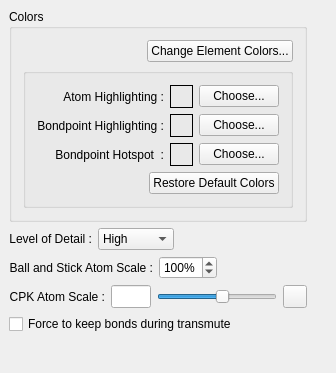
     <widget class="QWidget" name="TabPage" >
      <attribute name="title" >
       <string>Atoms</string>
      </attribute>
      <layout class="QGridLayout" >
       <property name="margin" >
        <number>9</number>
       </property>
       <property name="spacing" >
        <number>6</number>
       </property>
       <item row="0" column="1" >
        <spacer>
         <property name="orientation" >
          <enum>Qt::Horizontal</enum>
         </property>
         <property name="sizeType" >
          <enum>QSizePolicy::Expanding</enum>
         </property>
         <property name="sizeHint" >
          <size>
           <width>20</width>
           <height>20</height>
          </size>
         </property>
        </spacer>
       </item>
       <item row="0" column="0" >
        <layout class="QVBoxLayout" >
         <property name="margin" >
          <number>0</number>
         </property>
         <property name="spacing" >
          <number>6</number>
         </property>
         <item>
          <widget class="QGroupBox" name="atom_colors_grpbox" >
           <property name="title" >
            <string>Colors</string>
           </property>
           <layout class="QGridLayout" >
            <property name="margin" >
             <number>11</number>
            </property>
            <property name="spacing" >
             <number>6</number>
            </property>
            <item row="0" column="0" >
             <layout class="QHBoxLayout" >
              <property name="margin" >
               <number>0</number>
              </property>
              <property name="spacing" >
               <number>6</number>
              </property>
              <item>
               <spacer>
                <property name="orientation" >
                 <enum>Qt::Horizontal</enum>
                </property>
                <property name="sizeType" >
                 <enum>QSizePolicy::Expanding</enum>
                </property>
                <property name="sizeHint" >
                 <size>
                  <width>40</width>
                  <height>20</height>
                 </size>
                </property>
               </spacer>
              </item>
              <item>
               <widget class="QPushButton" name="change_element_colors_btn" >
                <property name="text" >
                 <string>Change Element Colors...</string>
                </property>
                <property name="autoDefault" >
                 <bool>false</bool>
                </property>
               </widget>
              </item>
             </layout>
            </item>
            <item row="1" column="0" >
             <widget class="QGroupBox" name="groupBox13" >
              <property name="title" >
               <string/>
              </property>
              <layout class="QVBoxLayout" >
               <property name="margin" >
                <number>11</number>
               </property>
               <property name="spacing" >
                <number>6</number>
               </property>
               <item>
                <layout class="QGridLayout" >
                 <property name="margin" >
                  <number>0</number>
                 </property>
                 <property name="spacing" >
                  <number>6</number>
                 </property>
                 <item row="0" column="0" >
                  <widget class="QLabel" name="textLabel3_2_3" >
                   <property name="text" >
                    <string>Atom Highlighting :</string>
                   </property>
                   <property name="alignment" >
                    <set>Qt::AlignRight|Qt::AlignTrailing|Qt::AlignVCenter</set>
                   </property>
                  </widget>
                 </item>
                 <item row="2" column="0" >
                  <widget class="QLabel" name="hotspot_lbl_2" >
                   <property name="text" >
                    <string>Bondpoint Highlighting :</string>
                   </property>
                   <property name="alignment" >
                    <set>Qt::AlignRight|Qt::AlignTrailing|Qt::AlignVCenter</set>
                   </property>
                  </widget>
                 </item>
                 <item row="3" column="0" >
                  <widget class="QLabel" name="hotspot_lbl" >
                   <property name="text" >
                    <string>Bondpoint Hotspot  :</string>
                   </property>
                   <property name="alignment" >
                    <set>Qt::AlignRight|Qt::AlignTrailing|Qt::AlignVCenter</set>
                   </property>
                  </widget>
                 </item>
                 <item row="2" column="1" >
                  <layout class="QHBoxLayout" >
                   <property name="margin" >
                    <number>0</number>
                   </property>
                   <property name="spacing" >
                    <number>6</number>
                   </property>
                   <item>
                    <widget class="QFrame" name="bondpoint_hilite_color_frame" >
                     <property name="minimumSize" >
                      <size>
                       <width>23</width>
                       <height>23</height>
                      </size>
                     </property>
                     <property name="maximumSize" >
                      <size>
                       <width>23</width>
                       <height>23</height>
                      </size>
                     </property>
                     <property name="frameShape" >
                      <enum>QFrame::Box</enum>
                     </property>
                     <property name="frameShadow" >
                      <enum>QFrame::Plain</enum>
                     </property>
                    </widget>
                   </item>
                   <item>
                    <widget class="QPushButton" name="bondpoint_hilite_color_btn" >
                     <property name="text" >
                      <string>Choose...</string>
                     </property>
                     <property name="autoDefault" >
                      <bool>false</bool>
                     </property>
                     <property name="default" >
                      <bool>false</bool>
                     </property>
                    </widget>
                   </item>
                  </layout>
                 </item>
                 <item row="0" column="1" >
                  <layout class="QHBoxLayout" >
                   <property name="margin" >
                    <number>0</number>
                   </property>
                   <property name="spacing" >
                    <number>6</number>
                   </property>
                   <item>
                    <widget class="QFrame" name="atom_hilite_color_frame" >
                     <property name="minimumSize" >
                      <size>
                       <width>23</width>
                       <height>23</height>
                      </size>
                     </property>
                     <property name="maximumSize" >
                      <size>
                       <width>23</width>
                       <height>23</height>
                      </size>
                     </property>
                     <property name="frameShape" >
                      <enum>QFrame::Box</enum>
                     </property>
                     <property name="frameShadow" >
                      <enum>QFrame::Plain</enum>
                     </property>
                    </widget>
                   </item>
                   <item>
                    <widget class="QPushButton" name="atom_hilite_color_btn" >
                     <property name="text" >
                      <string>Choose...</string>
                     </property>
                     <property name="autoDefault" >
                      <bool>false</bool>
                     </property>
                    </widget>
                   </item>
                  </layout>
                 </item>
                 <item row="3" column="1" >
                  <layout class="QHBoxLayout" >
                   <property name="margin" >
                    <number>0</number>
                   </property>
                   <property name="spacing" >
                    <number>6</number>
                   </property>
                   <item>
                    <widget class="QFrame" name="hotspot_color_frame" >
                     <property name="minimumSize" >
                      <size>
                       <width>23</width>
                       <height>23</height>
                      </size>
                     </property>
                     <property name="maximumSize" >
                      <size>
                       <width>23</width>
                       <height>23</height>
                      </size>
                     </property>
                     <property name="frameShape" >
                      <enum>QFrame::Box</enum>
                     </property>
                     <property name="frameShadow" >
                      <enum>QFrame::Plain</enum>
                     </property>
                    </widget>
                   </item>
                   <item>
                    <widget class="QPushButton" name="hotspot_color_btn" >
                     <property name="text" >
                      <string>Choose...</string>
                     </property>
                     <property name="autoDefault" >
                      <bool>false</bool>
                     </property>
                    </widget>
                   </item>
                  </layout>
                 </item>
                </layout>
               </item>
               <item>
                <layout class="QHBoxLayout" >
                 <property name="margin" >
                  <number>0</number>
                 </property>
                 <property name="spacing" >
                  <number>6</number>
                 </property>
                 <item>
                  <spacer>
                   <property name="orientation" >
                    <enum>Qt::Horizontal</enum>
                   </property>
                   <property name="sizeType" >
                    <enum>QSizePolicy::Expanding</enum>
                   </property>
                   <property name="sizeHint" >
                    <size>
                     <width>40</width>
                     <height>20</height>
                    </size>
                   </property>
                  </spacer>
                 </item>
                 <item>
                  <widget class="QPushButton" name="reset_atom_colors_btn" >
                   <property name="text" >
                    <string>Restore Default Colors</string>
                   </property>
                   <property name="autoDefault" >
                    <bool>false</bool>
                   </property>
                  </widget>
                 </item>
                </layout>
               </item>
              </layout>
             </widget>
            </item>
           </layout>
          </widget>
         </item>
         <item>
          <layout class="QHBoxLayout" >
           <property name="margin" >
            <number>0</number>
           </property>
           <property name="spacing" >
            <number>6</number>
           </property>
           <item>
            <widget class="QLabel" name="textLabel1_7" >
             <property name="toolTip" >
              <string>Level of detail for atoms (and bonds)</string>
             </property>
             <property name="text" >
              <string>Level of Detail :</string>
             </property>
             <property name="alignment" >
              <set>Qt::AlignRight|Qt::AlignTrailing|Qt::AlignVCenter</set>
             </property>
            </widget>
           </item>
           <item>
            <widget class="QComboBox" name="level_of_detail_combox" >
             <property name="toolTip" >
              <string>Sets graphics quality for atoms (and bonds)</string>
             </property>
             <property name="currentIndex" >
              <number>2</number>
             </property>
             <item>
              <property name="text" >
               <string>Low</string>
              </property>
             </item>
             <item>
              <property name="text" >
               <string>Medium</string>
              </property>
             </item>
             <item>
              <property name="text" >
               <string>High</string>
              </property>
             </item>
             <item>
              <property name="text" >
               <string>Variable</string>
              </property>
             </item>
            </widget>
           </item>
           <item>
            <spacer>
             <property name="orientation" >
              <enum>Qt::Horizontal</enum>
             </property>
             <property name="sizeType" >
              <enum>QSizePolicy::Expanding</enum>
             </property>
             <property name="sizeHint" >
              <size>
               <width>20</width>
               <height>20</height>
              </size>
             </property>
            </spacer>
           </item>
          </layout>
         </item>
         <item>
          <layout class="QHBoxLayout" >
           <property name="margin" >
            <number>0</number>
           </property>
           <property name="spacing" >
            <number>6</number>
           </property>
           <item>
            <widget class="QLabel" name="textLabel1_3_2" >
             <property name="toolTip" >
              <string>Set Atom Scale factor for Ball and Stick display mode</string>
             </property>
             <property name="text" >
              <string>Ball and Stick Atom Scale :</string>
             </property>
             <property name="alignment" >
              <set>Qt::AlignRight|Qt::AlignTrailing|Qt::AlignVCenter</set>
             </property>
            </widget>
           </item>
           <item>
            <widget class="QSpinBox" name="cpk_atom_rad_spinbox" >
             <property name="toolTip" >
              <string>Set Atom Scale factor for Ball and Stick display mode</string>
             </property>
             <property name="suffix" >
              <string>%</string>
             </property>
             <property name="maximum" >
              <number>125</number>
             </property>
             <property name="minimum" >
              <number>50</number>
             </property>
             <property name="value" >
              <number>100</number>
             </property>
            </widget>
           </item>
           <item>
            <spacer>
             <property name="orientation" >
              <enum>Qt::Horizontal</enum>
             </property>
             <property name="sizeType" >
              <enum>QSizePolicy::Expanding</enum>
             </property>
             <property name="sizeHint" >
              <size>
               <width>16</width>
               <height>20</height>
              </size>
             </property>
            </spacer>
           </item>
          </layout>
         </item>
         <item>
          <layout class="QHBoxLayout" >
           <property name="margin" >
            <number>0</number>
           </property>
           <property name="spacing" >
            <number>6</number>
           </property>
           <item>
            <widget class="QLabel" name="textLabel1_3_2_2" >
             <property name="toolTip" >
              <string>CPK Atom Scale factor for CPK display mode</string>
             </property>
             <property name="text" >
              <string>CPK Atom Scale :</string>
             </property>
             <property name="alignment" >
              <set>Qt::AlignRight|Qt::AlignTrailing|Qt::AlignVCenter</set>
             </property>
            </widget>
           </item>
           <item>
            <widget class="QLineEdit" name="cpk_scale_factor_linedit" >
             <property name="maximumSize" >
              <size>
               <width>40</width>
               <height>32767</height>
              </size>
             </property>
             <property name="toolTip" >
              <string>Displays the value of the CPK Atom Scale</string>
             </property>
             <property name="readOnly" >
              <bool>true</bool>
             </property>
            </widget>
           </item>
           <item>
            <widget class="QSlider" name="cpk_scale_factor_slider" >
             <property name="toolTip" >
              <string>Changes Atom Scale factor for CPK display mode</string>
             </property>
             <property name="minimum" >
              <number>100</number>
             </property>
             <property name="maximum" >
              <number>200</number>
             </property>
             <property name="value" >
              <number>155</number>
             </property>
             <property name="orientation" >
              <enum>Qt::Horizontal</enum>
             </property>
             <property name="tickInterval" >
              <number>10</number>
             </property>
            </widget>
           </item>
           <item>
            <widget class="QToolButton" name="reset_cpk_scale_factor_btn" >
             <property name="toolTip" >
              <string>Restore default value</string>
             </property>
             <property name="text" >
              <string/>
             </property>
             <property name="icon" >
              <iconset>../../../../../:icons/UserPrefsDialog_image0</iconset>
             </property>
            </widget>
           </item>
          </layout>
         </item>
         <item>
          <widget class="QCheckBox" name="keepBondsTransmuteCheckBox" >
           <property name="text" >
            <string>Force to keep bonds during transmute</string>
           </property>
          </widget>
         </item>
         <item>
          <spacer>
           <property name="orientation" >
            <enum>Qt::Vertical</enum>
           </property>
           <property name="sizeType" >
            <enum>QSizePolicy::Expanding</enum>
           </property>
           <property name="sizeHint" >
            <size>
             <width>20</width>
             <height>30</height>
            </size>
           </property>
          </spacer>
         </item>
        </layout>
       </item>
      </layout>
     </widget>
